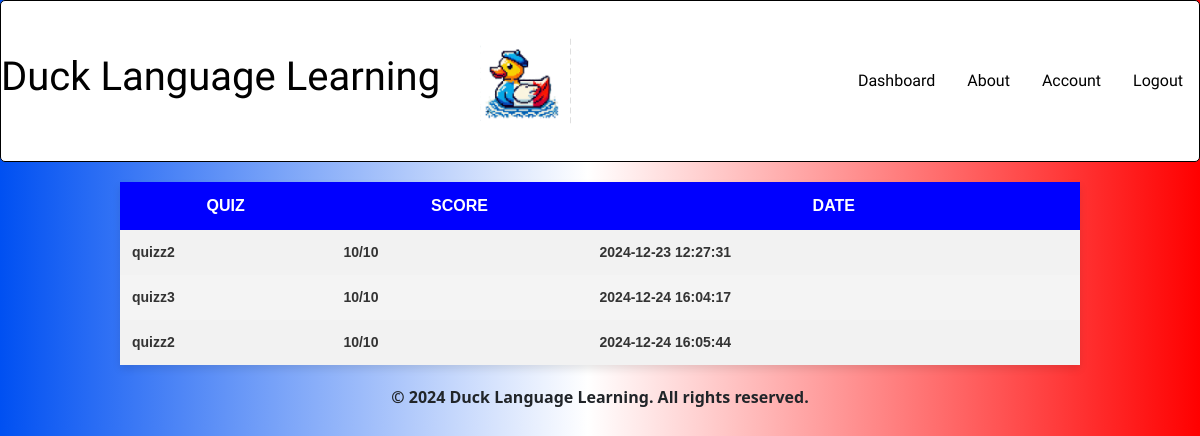
Page /scoreboard (signed in) on the earlier database version.
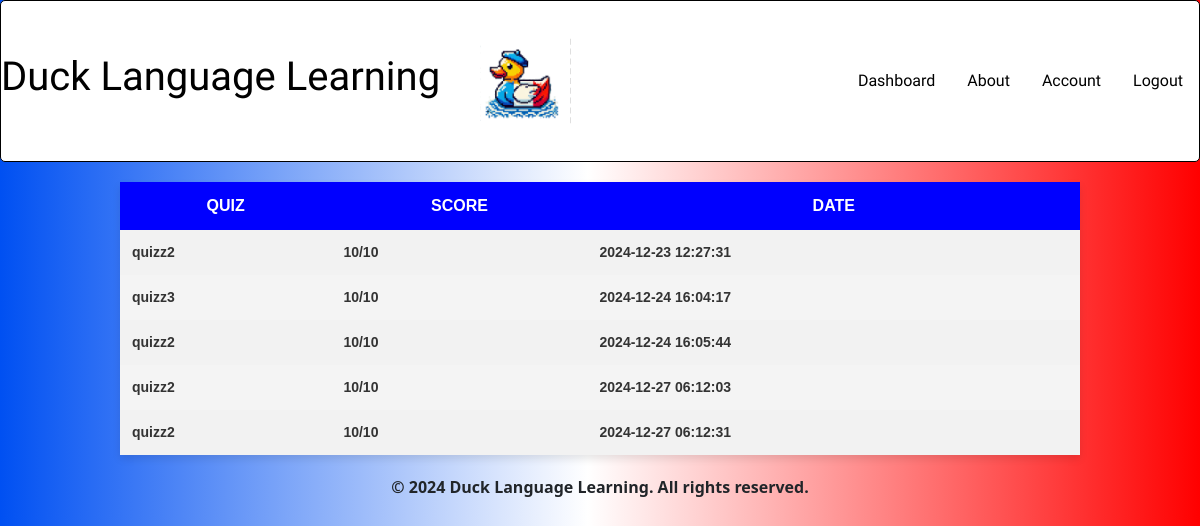
Same page on the later database version.
### tables this page shows
CREATE TABLE quiz_results (
    id INTEGER PRIMARY KEY AUTOINCREMENT,        -- id unique et clé primaire
    user_id INTEGER,                             -- user_id comme clé étrangère
    quiz_name TEXT NOT NULL,                     -- nom du quiz
    score INTEGER,                               -- score obtenu
    date TIMESTAMP DEFAULT CURRENT_TIMESTAMP,    -- date d'entrée, avec valeur par défaut l'heure actuelle
    FOREIGN KEY (user_id) REFERENCES users(id)  -- clé étrangère reliant user_id à la colonne id de la table users
);

### app.py (the view)
@app.route ("/scoreboard")
@login_required
def scoreboard():
    db=get_db()
    user_id = db.execute("SELECT id FROM users WHERE id=?", (session["user_id"],)).fetchone()
    scoreboard=db.execute("SELECT quiz_name,score,date FROM quiz_results WHERE user_id = ?",(user_id["id"],)).fetchall()
    return render_template("scoreboard.html",scoreboard=scoreboard)

### app.py (called while the page is built)
def get_db():
    db = getattr(g, '_database', None)
    if db is None:
        db = g._database = sqlite3.connect(DATABASE)
        db.row_factory = make_dicts
    return db

@app.teardown_appcontext
def close_connection(exception):
    db = getattr(g, '_database', None)
    if db is not None:
        db.close()

def make_dicts(cursor, row):
    return dict((cursor.description[idx][0], value)
                for idx, value in enumerate(row))

@app.after_request
def after_request(response):
    response.headers["Cache-Control"] = "no-cache, no-store, must-revalidate"
    response.headers["Expires"] = 0
    response.headers["Pragma"] = "no-cache"
    return response

### helper.py (called while the page is built)
def login_required(f):
    @wraps(f)
    def decorated_function(*args, **kwargs):
        if session.get("user_id") is None:
            return redirect("/login")
        return f(*args, **kwargs)
    return decorated_function

### templates/scoreboard.html (shortened to what this page needs)
{% extends "layout.html" %}
{% block content %}
<table>
    <th>Quiz</th>
    <th>Score</th>
    <th>Date</th>
{% for row in scoreboard %}
<tr>
    <td>{{row.quiz_name}}</td>
    <td>{{row.score}}/10</td>
    <td>{{row.date}}</td>
</tr>
{% endfor %}
</table>
{% endblock %}

### templates/layout.html (shortened to what this page needs)
<!DOCTYPE html>
<html lang="en">
<head>
    <link rel="stylesheet" href="{{ url_for('static', filename='style.css') }}">
    <link href="https://cdn.jsdelivr.net/npm/bootstrap@5.3.3/dist/css/bootstrap.min.css" rel="stylesheet">
</head>
<body>
<div id="top">
    <div>
    <header>
        <h1>Duck Language Learning</h1>
        <img id="duck" src="{{url_for('static',filename='test.jpeg')}}">
    </header>
    </div>
    {% if session["user_id"] %}
    <div>
        <nav class="nav">
            <a class="nav-link active" aria-current="page" href="/dashboard">Dashboard</a>
            <a class="nav-link" href="/about">About</a>
            <a class="nav-link" href="/account">Account</a>
            <a class="nav-link" href="/logout">Logout</a>
        </nav>
    </div>
      {% endif %}
</div>
    <div id="center">
    <main>
        {% block content %}{% endblock %}
    </main>
</div>
    <div id="bottom">
    <footer>
        <p>&copy; 2024 Duck Language Learning. All rights reserved.</p>
    </footer>
    </div>
</body>
</html>

### static/style.css (style rules this page uses)
#top { display:flex; justify-content: space-between; color: black; align-items: center; border: black 1px solid; border-radius: 5px; font-weight: bold; background-color: white; font-family: "Playwrite CO Guides", serif; font-weight: 400; font-style: normal; }
#bottom { display:flex; justify-content: center; font-weight: bold; }
nav .nav-link { color:black; text-decoration: none; }
body { background: linear-gradient(90deg, rgba(0,80,242,1) 0%, rgba(255,255,255,1) 49%, rgba(255,0,0,1) 100%); }
img { border: 10px solid white; clip-path: polygon( 0% 5%, 5% 0%, 95% 0%, 100% 5%, 100% 95%, 95% 100%, 5% 100%, 0% 95% ); background: white; outline: 2px dashed black; }
img { margin: 30px; }
table { width: 80%; margin: 20px auto; border-collapse: collapse; font-family: Arial, sans-serif; box-shadow: 0 4px 8px rgba(0, 0, 0, 0.1); text-align: center; font-weight: bold; }
th, td { text-align: center; padding: 12px; border: 1px solid #ddd; }
th { background-color:blue; color: white; font-weight: bold; text-transform: uppercase; }
tr:nth-child(even) { background-color: #f2f2f2; }
tr:nth-child(odd) { background-color: #f4f4f4; }
td { color: #333; font-size: 14px; }
#duck { width:100px; height: 100px; }
header { display: flex; justify-content: center; align-items: center; }
#pp th,td { padding: 12px; text-align: left; }

Differences in the rows shown:
added quiz_results: quiz_name "quizz2", score "10", date "2024-12-27 06:12:03"
added quiz_results: quiz_name "quizz2", score "10", date "2024-12-27 06:12:31"
